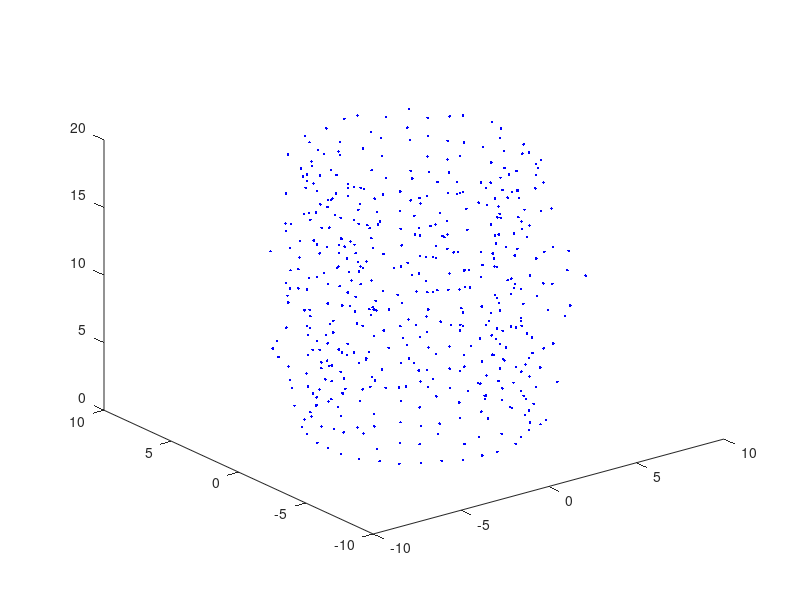

Reproduce this figure in MATLAB.
%% Model for LER in SNW-FET
clear all;
%% Change parameters here
radius = 5;         % NW radius
l = 10;             % NW length
A = 2;              % Roughness amplitude
lambda = 2;         % Correlation length
alpha = 1;          % Roughness coefficient
corr = 1;           % Correlation cofactor
Fs = 8;             % Sampling frequency
Fr = 32;            % Samples along circumference
%%
sp = -l/2:l/Fs:l/2-1/Fs;
theta = 0:2*pi/Fr:2*pi-1/Fr;
xm = [5*cos(theta)' 5*sin(theta)'];
z = (0:2*Fs-2)*l/(Fs-1)        % CHECK HERE!

%acf = A*gaussmf(x,[lambda^2,0]);
acf = A*exp((-sp.^2/(2*lambda^2))*alpha);
n = 2^nextpow2(length(sp));
facf = fft(acf,n);
facf = facf/n;
%f = Fs*(-n/2:n/2-1)/n;

%facf = abs(facf/n);
%facf1 = facf(1:n/2+1);
%facf1 (2:end-1) = 2*facf1(2:end-1);

%plot(f,facf);

%corr_mat = [1 0; corr sqrt(1-corr^2)];
 
noise1 = wgn(1,Fs,lambda^2);
% noise2 = wgn(1,Fs,lambda^2);
% pnoise = corr_mat*[noise1 ; noise2];
noise = wgn(Fs,Fr,10*log10(lambda^2));
noise2 = wgn(Fs,Fr,10*log10(lambda^2));
fnoise = fft(noise)/n;
fnoise2 = fft(noise2)/n;

for i = 1:Fr
   
    a = conv(fnoise(:,i),facf);
    a = n*ifft(a);
    b = conv(fnoise2(:,i),facf);
    b = n*ifft(b);
    frx = real(a)*cos(theta(i)) + xm(i,1) + real(b)*sin(theta(i));          % Real part??
    fry = real(a)*sin(theta(i)) + xm(i,2) + real(b)*cos(theta(i));
    
    plot3(frx,fry,z,'.b');
    hold on
    axis([-2*radius 2*radius -2*radius 2*radius 0 2*l])
    
end



